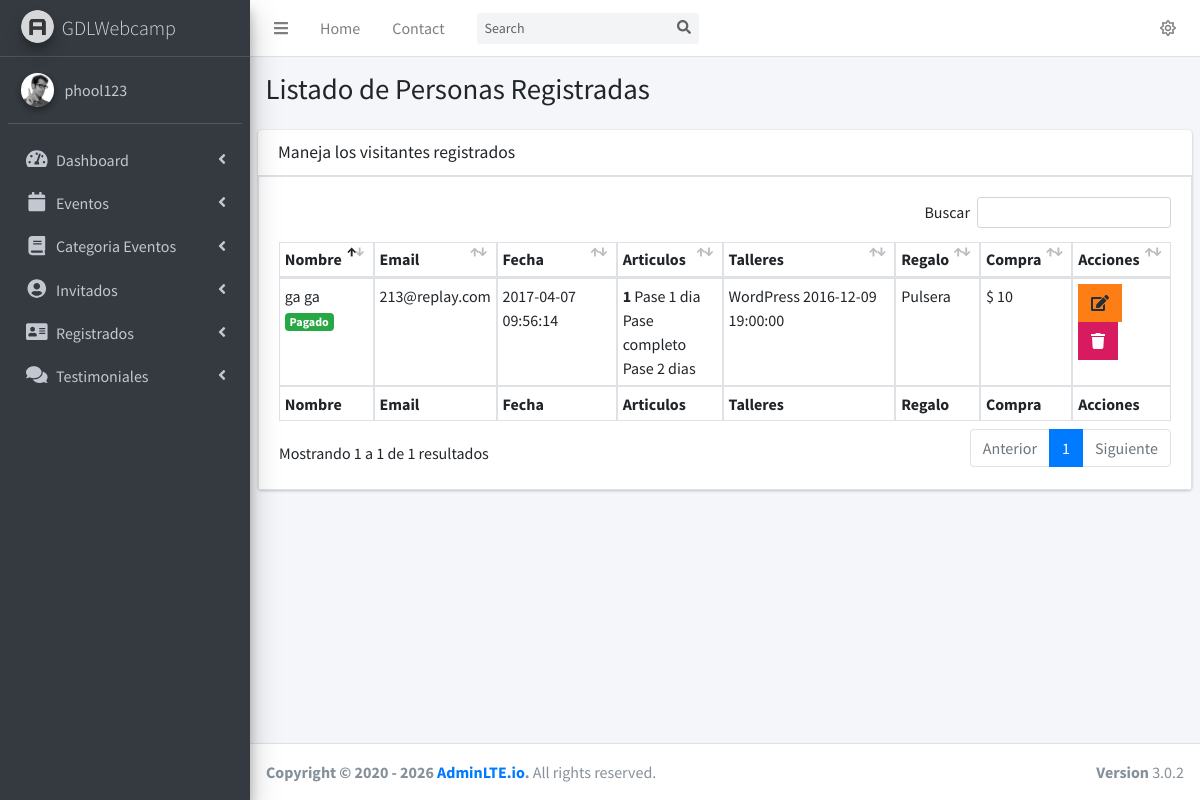
Page /admin/lista-registrados.php (signed in) on the committed database.
### tables this page shows
CREATE TABLE `registrados` (
  `ID_Registrado` bigint(20) UNSIGNED NOT NULL,
  `nombre_registrado` varchar(50) NOT NULL,
  `apellido_registrado` varchar(50) NOT NULL,
  `email_registrado` varchar(100) NOT NULL,
  `fecha_registro` datetime NOT NULL,
  `pases_articulos` longtext NOT NULL,
  `talleres_registrados` longtext NOT NULL,
  `regalo` int(11) UNSIGNED DEFAULT NULL,
  `total_pagado` varchar(50) NOT NULL,
  `pagado` int(1) UNSIGNED DEFAULT NULL
);

CREATE TABLE `eventos` (
  `evento_id` tinyint(10) UNSIGNED NOT NULL,
  `nombre_evento` varchar(60) NOT NULL,
  `fecha_evento` date NOT NULL,
  `hora_evento` time NOT NULL,
  `id_cat_evento` tinyint(10) UNSIGNED NOT NULL,
  `id_inv` tinyint(10) UNSIGNED NOT NULL,
  `clave` varchar(10) NOT NULL,
  `editado` datetime NOT NULL
);

CREATE TABLE `regalos` (
  `ID_regalo` int(11) UNSIGNED NOT NULL,
  `nombre_regalo` varchar(50) NOT NULL
);

### admin/lista-registrados.php (the view, shortened to what this page needs)
<?php
        include_once 'funciones/funciones.php';
        include_once 'templates/header.php';
        include_once 'templates/barra.php';
        include_once 'templates/navegacion.php';
?>
  <div class="content-wrapper">
    <section class="content-header">
      <div class="container-fluid">
        <div class="row mb-2">
          <div class="col-sm-6">
            <h1>Listado de Personas Registradas</h1>
          </div>
        </div>
      </div>
    </section>
    <section class="content">
      <div class="row">
        <div class="col-12">
          <div class="card">
            <div class="card-header">
              <h3 class="card-title">Maneja los visitantes registrados</h3>
            </div>
            <div class="card-body table-responsive-sm table-responsive-md table-hover table-bordered table-sm">
              <table id="registros" class="table">
                <thead>
                <tr>
                  <th>Nombre</th>
                  <th>Email</th>
                  <th>Fecha</th>
                  <th>Articulos</th>
                  <th>Talleres</th>
                  <th>Regalo</th>
                  <th>Compra</th>
                  <th>Acciones</th>
                </tr>
                </thead>
                <tbody>
                    <?php
                        try {
                          $sql = "SELECT registrados.*, regalos.nombre_regalo FROM registrados ";
                          $sql .= " JOIN regalos ";
                          $sql .= " ON registrados.regalo = regalos.ID_regalo ";
                          $resultado = $conn->query($sql);
                        } catch (Exception $e) {
                          $error = $e->getMessage();
                          echo $error;
                        }
                       while($registrado = $resultado->fetch_assoc() ) { ?>
                            <tr>
                                <td>
                                    <?php  echo $registrado['nombre_registrado'] ." ". $registrado['apellido_registrado'];
                                        $pagado = $registrado['pagado'];
                                        if($pagado){
                                          echo '<span class="badge bg-green">Pagado</span>';
                                        }else{
                                          echo '<span class="badge bg-red">No Pagado</span>';
                                        }
                                    ?>
                                </td>
                                <td><?php  echo $registrado['email_registrado']; ?></td>
                                <td><?php  echo $registrado['fecha_registro']; ?></td>
                                <td>
                                    <?php
                                          $articulos = json_decode($registrado['pases_articulos'], true);
                                          $arreglo_articulos = array(
                                            'un_dia' => 'Pase 1 dia',
                                            'pase_2dias' => 'Pase 2 dias',
                                            'pase_completo' => 'Pase completo',
                                            'camisas' => 'Camisas',
                                            'etiquetas' => 'Etiqueta'
                                          );
                                        if (is_array($articulos) || is_object($articulos)):
                                              foreach($articulos as $llave => $articulo){
                                                if(is_array($articulo) && array_key_exists('cantidad', $articulo)){
                                                  echo  "<b>" . $articulo['cantidad'] . "</b>" ." " . $arreglo_articulos[$llave] . "<br>";
                                                }else{
                                                  echo "<b>" . $articulo . "</b>" . " " .$arreglo_articulos[$llave] . "<br>";
                                                }
                                              }
                                        endif;
                                    ?>
                                </td>
                                <td>
                                    <?php
                                          $eventos_resultado = $registrado['talleres_registrados'];
                                          $talleres = json_decode($eventos_resultado, true );
                                            $talleres = implode("', '",(array)$talleres['eventos']);
                                          $sql_talleres = "SELECT nombre_evento, fecha_evento, hora_evento FROM eventos WHERE evento_id IN ('$talleres')";
                                          $resultado_talleres = $conn->query($sql_talleres);
                                          while ( $eventos = $resultado_talleres->fetch_assoc()) {
                                              echo $eventos['nombre_evento']." ". $eventos['fecha_evento']." ".$eventos['hora_evento'] . "<br>";
                                          }
                                    ?>
                                </td>
                                <td><?php  echo $registrado['nombre_regalo']; ?></td>
                                <td>$ <?php  echo $registrado['total_pagado']; ?></td>
                                <td>
                                    <a href="editar-registro.php?id=<?php echo $registrado['ID_Registrado']; ?>" class="btn bg-orange btn-flat margin">
                                        <i class="nav-icon fas fa-edit"></i>
                                    </a>
                                    <a href="#" data-id="<?php echo $registrado['ID_Registrado']; ?>" data-tipo="registrado" class="btn bg-maroon btn-flat margin borrar_registro">
                                        <i class="fa fa-trash"></i>
                                    </a>
                                </td>
                            </tr>
                        <?php } ?>
                </tbody>
                <tfoot>
                <tr>
                  <th>Nombre</th>
                  <th>Email</th>
                  <th>Fecha</th>
                  <th>Articulos</th>
                  <th>Talleres</th>
                  <th>Regalo</th>
                  <th>Compra</th>
                  <th>Acciones</th>
                </tr>
                </tfoot>
              </table>
            </div>
          </div>
        </div>
      </div>
    </section>
  </div>
  <?php
        include_once 'templates/footer.php';
  ?>

### rows in the picture
registrados: nombre_registrado "ga", apellido_registrado "ga", pagado "Pagado", email_registrado "213@replay.com", fecha_registro "2017-04-07 09:56:14", cantidad "1", llave "Pase 1 dia", llave "Pase completo", llave "Pase 2 dias", regalo.nombre_regalo "Pulsera", total_pagado "10"
eventos: nombre_evento "WordPress", fecha_evento "2016-12-09", hora_evento "19:00:00"

### other values in the picture
$_SESSION['nombre'] "phool123"
